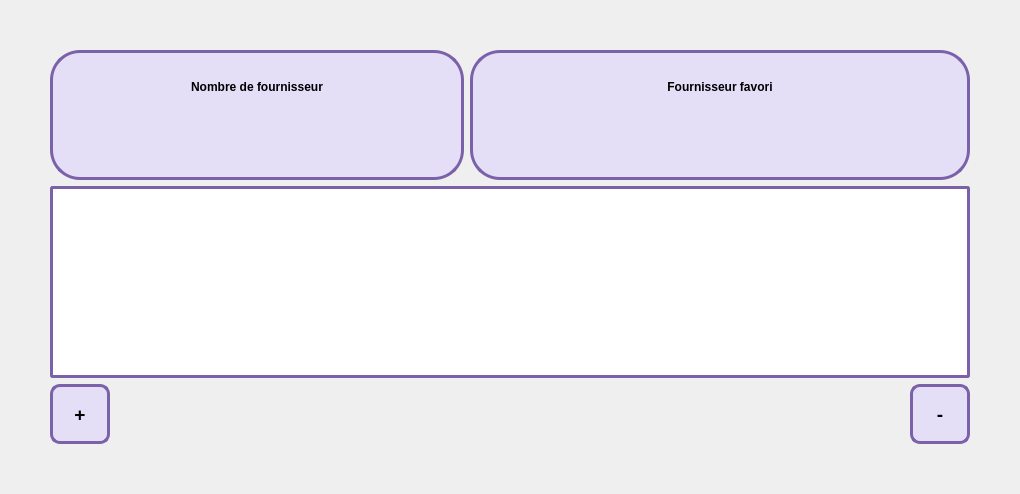
         <widget class="QWidget" name="vendorPage">
          <layout class="QGridLayout" name="gridLayout_5">
           <property name="leftMargin">
            <number>50</number>
           </property>
           <property name="topMargin">
            <number>50</number>
           </property>
           <property name="rightMargin">
            <number>50</number>
           </property>
           <property name="bottomMargin">
            <number>50</number>
           </property>
           <item row="2" column="1" colspan="2">
            <spacer name="horizontalSpacer">
             <property name="orientation">
              <enum>Qt::Horizontal</enum>
             </property>
             <property name="sizeHint" stdset="0">
              <size>
               <width>701</width>
               <height>20</height>
              </size>
             </property>
            </spacer>
           </item>
           <item row="2" column="3">
            <widget class="QPushButton" name="pushButton_vendorDel">
             <property name="minimumSize">
              <size>
               <width>0</width>
               <height>60</height>
              </size>
             </property>
             <property name="maximumSize">
              <size>
               <width>60</width>
               <height>16777215</height>
              </size>
             </property>
             <property name="font">
              <font>
               <pointsize>14</pointsize>
               <bold>true</bold>
              </font>
             </property>
             <property name="cursor">
              <cursorShape>PointingHandCursor</cursorShape>
             </property>
             <property name="styleSheet">
              <string notr="true">QPushButton {
	color: rgb(0,0,0);
    border: 3px solid rgb(123, 97, 170);
	background-color: rgba(217, 205, 255, 129);
    border-radius: 10px;
    width:60px;
}</string>
             </property>
             <property name="text">
              <string>-</string>
             </property>
             <property name="iconSize">
              <size>
               <width>32</width>
               <height>32</height>
              </size>
             </property>
             <property name="flat">
              <bool>true</bool>
             </property>
            </widget>
           </item>
           <item row="2" column="0">
            <widget class="QPushButton" name="pushButton_vendorAdd_2">
             <property name="minimumSize">
              <size>
               <width>0</width>
               <height>60</height>
              </size>
             </property>
             <property name="maximumSize">
              <size>
               <width>60</width>
               <height>16777215</height>
              </size>
             </property>
             <property name="font">
              <font>
               <pointsize>14</pointsize>
               <bold>true</bold>
              </font>
             </property>
             <property name="cursor">
              <cursorShape>PointingHandCursor</cursorShape>
             </property>
             <property name="styleSheet">
              <string notr="true">QPushButton {
	color: rgb(0,0,0);
    border: 3px solid rgb(123, 97, 170);
	background-color: rgba(217, 205, 255, 129);
    border-radius: 10px;
    width:60px;
}</string>
             </property>
             <property name="text">
              <string>+</string>
             </property>
             <property name="iconSize">
              <size>
               <width>32</width>
               <height>32</height>
              </size>
             </property>
             <property name="flat">
              <bool>true</bool>
             </property>
            </widget>
           </item>
           <item row="0" column="0" colspan="2">
            <widget class="QFrame" name="frame">
             <property name="minimumSize">
              <size>
               <width>181</width>
               <height>130</height>
              </size>
             </property>
             <property name="styleSheet">
              <string notr="true">#frame {
    border: 3px solid rgb(123, 97, 170);
	background-color: rgba(217, 205, 255, 129);
    border-radius: 30px;
}</string>
             </property>
             <property name="frameShape">
              <enum>QFrame::StyledPanel</enum>
             </property>
             <property name="frameShadow">
              <enum>QFrame::Plain</enum>
             </property>
             <property name="lineWidth">
              <number>1</number>
             </property>
             <property name="midLineWidth">
              <number>0</number>
             </property>
             <layout class="QGridLayout" name="gridLayout_3">
              <item row="0" column="0">
               <widget class="QLabel" name="label_2">
                <property name="font">
                 <font>
                  <bold>true</bold>
                 </font>
                </property>
                <property name="styleSheet">
                 <string notr="true">color: rgb(0, 0, 0);</string>
                </property>
                <property name="text">
                 <string>Nombre de fournisseur</string>
                </property>
                <property name="alignment">
                 <set>Qt::AlignCenter</set>
                </property>
               </widget>
              </item>
              <item row="1" column="0">
               <widget class="QLabel" name="label_venorNumber">
                <property name="font">
                 <font>
                  <pointsize>17</pointsize>
                  <bold>true</bold>
                 </font>
                </property>
                <property name="styleSheet">
                 <string notr="true">QLabel {
	color: rgb(108, 86, 255);
}</string>
                </property>
                <property name="text">
                 <string/>
                </property>
                <property name="alignment">
                 <set>Qt::AlignHCenter|Qt::AlignTop</set>
                </property>
               </widget>
              </item>
             </layout>
            </widget>
           </item>
           <item row="1" column="0" colspan="4">
            <widget class="QTableWidget" name="tableWidget_vendor">
             <property name="styleSheet">
              <string notr="true">#tableWidget_vendor {
    border: 3px solid rgb(123, 97, 170);
    border-radius: 3px;
}</string>
             </property>
             <property name="dragEnabled">
              <bool>false</bool>
             </property>
             <property name="sortingEnabled">
              <bool>false</bool>
             </property>
             <attribute name="horizontalHeaderCascadingSectionResizes">
              <bool>false</bool>
             </attribute>
            </widget>
           </item>
           <item row="0" column="2" colspan="2">
            <widget class="QFrame" name="frame_2">
             <property name="minimumSize">
              <size>
               <width>500</width>
               <height>130</height>
              </size>
             </property>
             <property name="styleSheet">
              <string notr="true">#frame_2 {
    border: 3px solid rgb(123, 97, 170);
	background-color: rgba(217, 205, 255, 129);
    border-radius: 30px;
}</string>
             </property>
             <property name="frameShape">
              <enum>QFrame::NoFrame</enum>
             </property>
             <property name="frameShadow">
              <enum>QFrame::Plain</enum>
             </property>
             <layout class="QGridLayout" name="gridLayout_4">
              <item row="0" column="0">
               <widget class="QLabel" name="label_4">
                <property name="font">
                 <font>
                  <bold>true</bold>
                 </font>
                </property>
                <property name="styleSheet">
                 <string notr="true">color: rgb(0, 0, 0);</string>
                </property>
                <property name="text">
                 <string>Fournisseur favori</string>
                </property>
                <property name="alignment">
                 <set>Qt::AlignCenter</set>
                </property>
               </widget>
              </item>
              <item row="1" column="0">
               <widget class="QLabel" name="label_vendorFav">
                <property name="font">
                 <font>
                  <pointsize>17</pointsize>
                  <bold>true</bold>
                 </font>
                </property>
                <property name="styleSheet">
                 <string notr="true">QLabel {
	color: rgb(108, 86, 255);
}</string>
                </property>
                <property name="text">
                 <string/>
                </property>
                <property name="alignment">
                 <set>Qt::AlignHCenter|Qt::AlignTop</set>
                </property>
               </widget>
              </item>
             </layout>
            </widget>
           </item>
          </layout>
         </widget>
